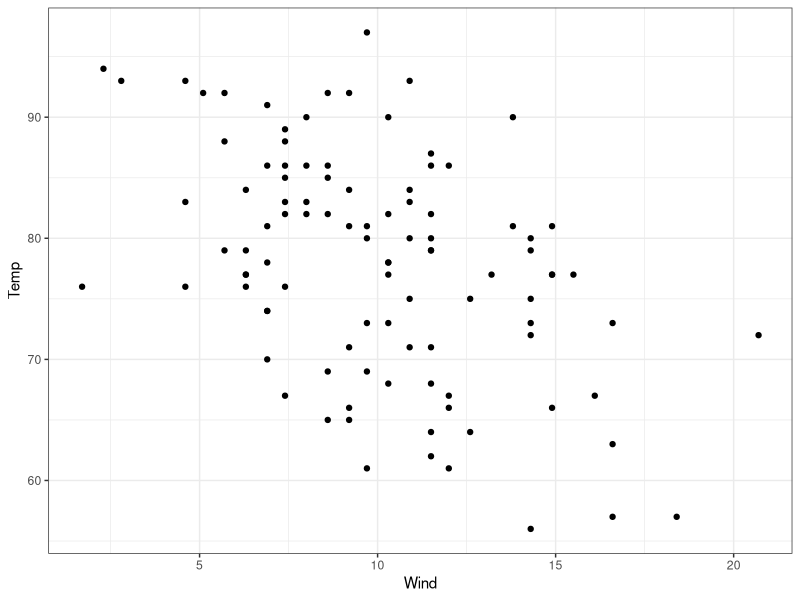
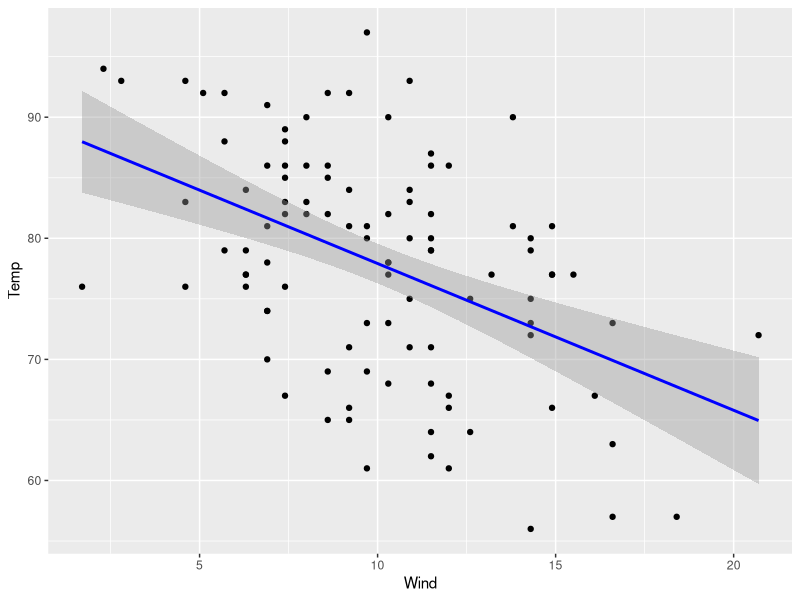
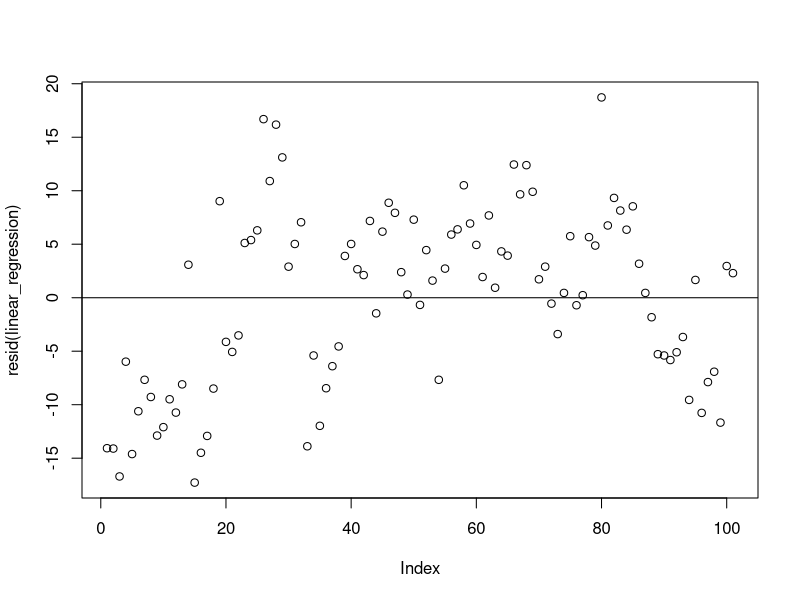
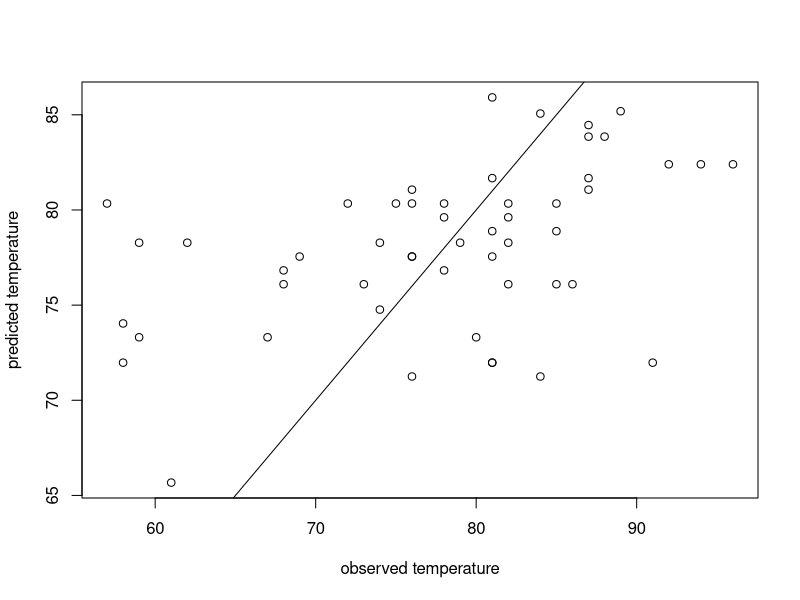
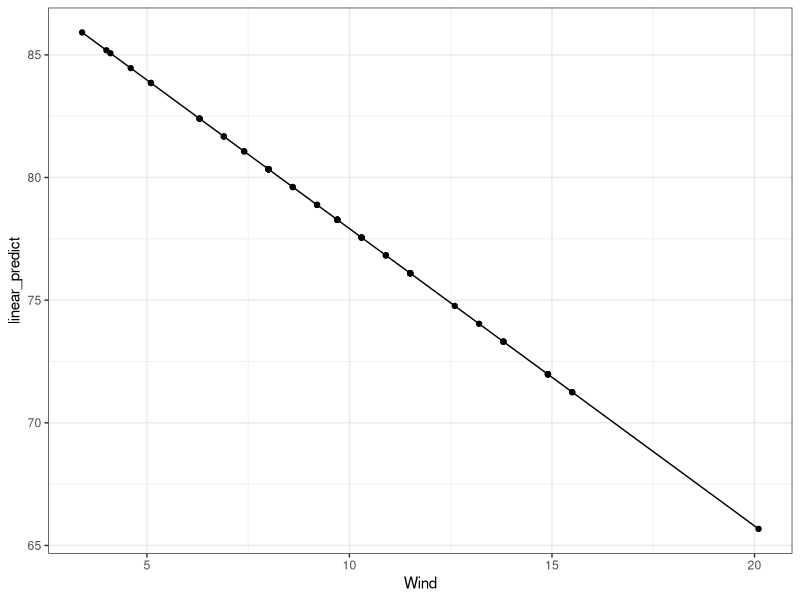
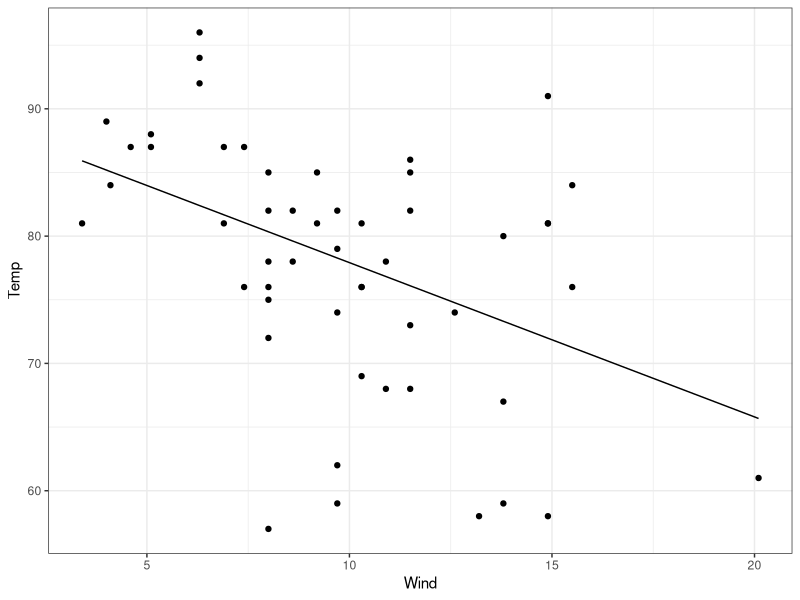
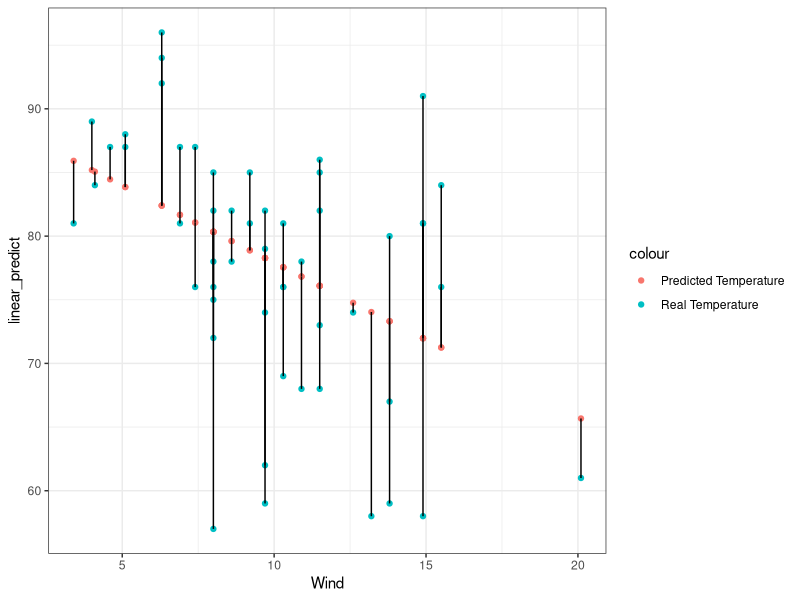
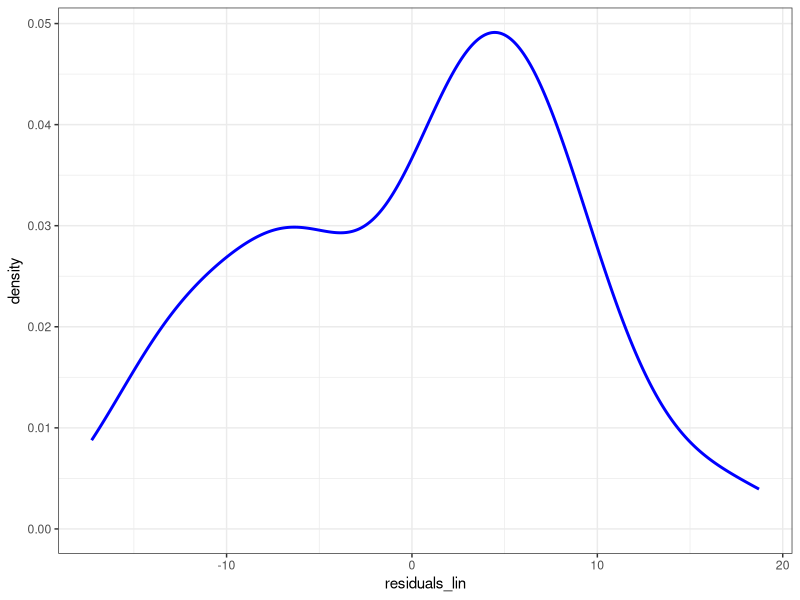

Write the R code that produced these figures, in order. (Note: this script raises an error after producing the figures.)
## ---- chunk 1
knitr::opts_chunk$set(echo = TRUE, eval = T)
## ---- chunk 2
library(caret)
library(MASS)
library(ggplot2)
library(dplyr)
library(ggfortify)
library(caTools)
library(glmnet)


#Mauna Loa CO2 concentrations
data(airquality)
## ---- chunk 3
set.seed(151)
airquality_split = sample.split(airquality, SplitRatio = 0.75)
train_regression = subset(airquality, airquality_split == TRUE)
test_regression = subset(airquality, airquality_split == FALSE)
## ---- chunk 4
ggplot(data = train_regression) + geom_point(aes(x=Wind, y=Temp)) + theme_bw()
## ---- chunk 5
#help(train)
linear_regression <- train(Temp ~ Wind, data = train_regression, method = "lm")
summary(linear_regression)
## ---- chunk 6
ggplot(data = train_regression) + geom_point(aes(x=Wind, y=Temp)) + stat_smooth(method = "lm",aes(x=Wind, y=Temp), color = 'blue')
## ---- chunk 7
#help(predict)
linear_predict <- predict(linear_regression, newdata = test_regression)
## ---- chunk 8
#look at the median residual value. Close to zero is best
#help(summary)
summary(resid(linear_regression))
plot(resid(linear_regression))
abline(0,0)
## ---- chunk 9
plot(test_regression$Temp,linear_predict, xlab = 'observed temperature', ylab = 'predicted temperature')
abline(0,1)
cor.test(test_regression$Temp,linear_predict)
## ---- chunk 10
# Extract coefficients from the model
coeffs <- linear_regression$finalModel$coefficients
coeffs

# plot the regression line on the predicted values

test_predict_compare <- cbind(test_regression,linear_predict)
ggplot(data = test_predict_compare) + geom_point(aes(x=Wind, y=linear_predict)) + geom_line(aes(x=Wind, y=coeffs[1]+Wind*coeffs[2])) + theme_bw()

# plot the original test values
ggplot(data = test_predict_compare) + geom_point(aes(x=Wind, y=Temp)) + geom_line(aes(x=Wind, y=coeffs[1]+Wind*coeffs[2])) + theme_bw()

ggplot(data = test_predict_compare) + geom_point(aes(x = Wind, y = linear_predict, col = 'Predicted Temperature')) + geom_point(aes(x = Wind, y = Temp, col = 'Real Temperature')) + geom_segment(aes(x=Wind, y=linear_predict, xend = Wind, yend = Temp)) + theme_bw()
## ---- chunk 11
residuals_lin <- residuals(linear_regression)
ggplot(train_regression) + geom_density(aes(residuals_lin), color = 'blue', size = 1) + theme_bw() 
## ---- chunk 12
cor.test(train_regression$Wind, resid(linear_regression))
## ---- chunk 13
#L1 Regularization - Lasso Regression
ctrl =  trainControl(method = "boot", 15)
lasso_model <- train(Temp ~ Wind + Month, data = train_regression, method = "lasso", trControl= ctrl)
summary(lasso_model)
lasso_predict <- predict(lasso_model, newdata = test_regression)
predvstest.l <- cbind(lasso_predict,test_regression)
ggplot(data = predvstest.l) + geom_point(aes(x=lasso_predict, y=Temp)) + theme_bw()

ggplot(data = predvstest.l) + geom_point(aes(x=Month+Day/31, y=lasso_predict, col = 'lasso_predict')) + geom_point(aes(x=Month+Day/31, y=Temp, col = 'Real Temperature')) + geom_segment(aes(x=Month+Day/31, y=lasso_predict, xend = Month+Day/31, yend = Temp)) +xlab("Month (Date)") + ylab("Predicted and Real Temp") + theme_bw()

ggplot(data = predvstest.l) + geom_point(aes(x = Wind, y = lasso_predict, col = 'lasso_predict')) + geom_point(aes(x = Wind, y = Temp, col = 'Real Temperature')) + geom_segment(aes(x=Wind, y=lasso_predict, xend = Wind, yend = Temp)) + theme_bw()

cor.test(predvstest.l$lasso_predict,predvstest.l$Temp)
## ---- chunk 14
#L2 Regularization - Ridge Regression
ridge_model <- train(Temp ~ Wind + Month, data = train_regression, method = "ridge", trControl= ctrl)
summary(ridge_model)
ridge_predict <- predict(ridge_model, newdata = test_regression)
predvstest.r <- cbind(ridge_predict,test_regression)
ggplot(data = predvstest.r) + geom_point(aes(x=ridge_predict, y=Temp)) + theme_bw()

ggplot(data = predvstest.r) + geom_point(aes(x=Month+Day/31, y=ridge_predict, col = 'ridge_predict')) + geom_point(aes(x=Month+Day/31, y=Temp, col = 'Real Temperature')) + geom_segment(aes(x=Month+Day/31, y=ridge_predict, xend = Month+Day/31, yend = Temp)) +xlab("Month (Date)") + ylab("Predicted and Real Temp") + theme_bw()

ggplot(data = predvstest.r) + geom_point(aes(x = Wind, y = ridge_predict, col = 'ridge_predict')) + geom_point(aes(x = Wind, y = Temp, col = 'Real Temperature')) + geom_segment(aes(x=Wind, y=ridge_predict, xend = Wind, yend = Temp)) + theme_bw()
cor.test(predvstest.r$ridge_predict,predvstest.r$Temp)
